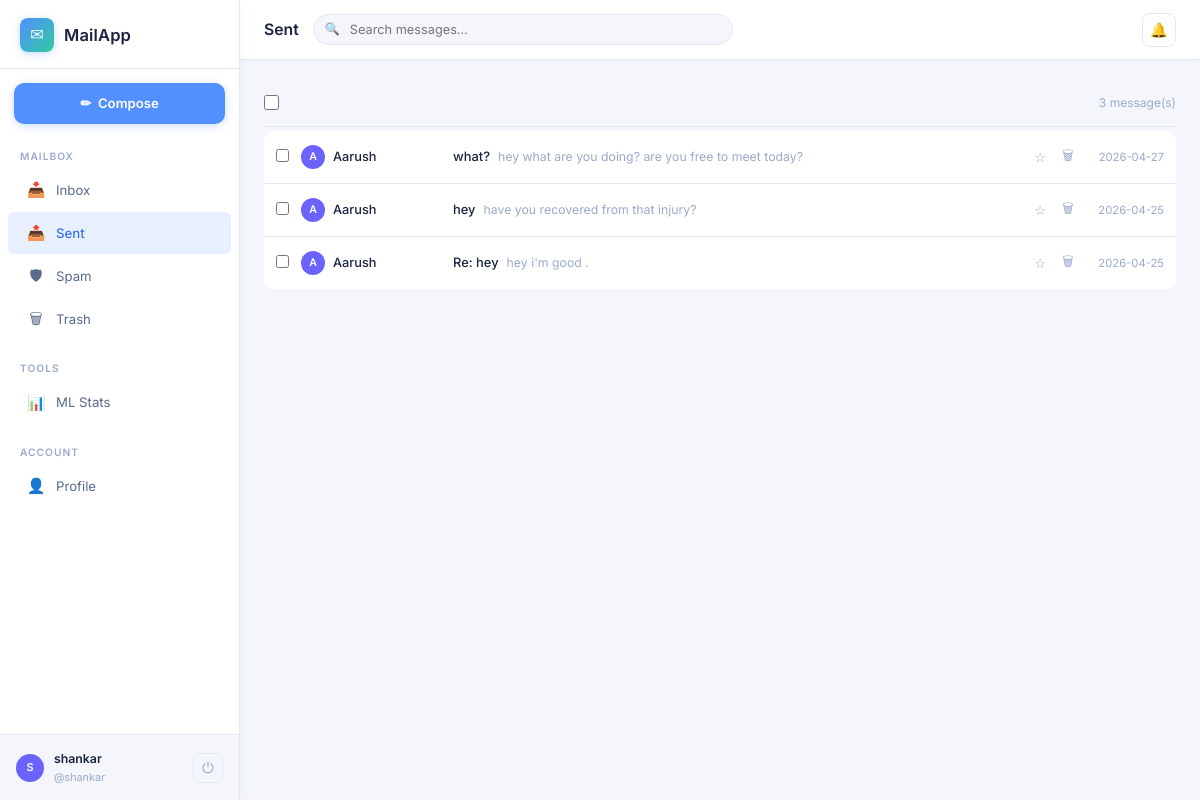
Page /sent (signed in) on the committed database.
### tables this page shows
CREATE TABLE messages (
    id                  INTEGER PRIMARY KEY AUTOINCREMENT,
    thread_id           INTEGER,
    sender_id           INTEGER NOT NULL REFERENCES users(id) ON DELETE CASCADE,
    recipient_id        INTEGER NOT NULL REFERENCES users(id) ON DELETE CASCADE,
    subject             TEXT    NOT NULL DEFAULT '(no subject)',
    body                TEXT    NOT NULL DEFAULT '',
    folder              TEXT    NOT NULL DEFAULT 'inbox',
    is_read             INTEGER NOT NULL DEFAULT 0,
    is_starred          INTEGER NOT NULL DEFAULT 0,
    attachment          TEXT,
    sent_at             DATETIME DEFAULT CURRENT_TIMESTAMP,
    deleted_at          DATETIME,
    -- ── ML moderation columns (new) ──────────────────────────────────────────
    spam_flag           INTEGER NOT NULL DEFAULT 0,
    spam_probability    REAL    NOT NULL DEFAULT 0.0,
    ham_probability     REAL    NOT NULL DEFAULT 0.0,
    spam_confidence     REAL    NOT NULL DEFAULT 0.0,
    vulgar_probability  REAL    NOT NULL DEFAULT 0.0,
    is_vulgar           INTEGER NOT NULL DEFAULT 0,
    is_blocked          INTEGER NOT NULL DEFAULT 0,
    moderation_reason   TEXT
);

CREATE TABLE users (
    id            INTEGER PRIMARY KEY AUTOINCREMENT,
    username      TEXT    NOT NULL UNIQUE COLLATE NOCASE,
    email         TEXT    NOT NULL UNIQUE COLLATE NOCASE,
    password_hash TEXT    NOT NULL,
    display_name  TEXT,
    avatar_color  TEXT    DEFAULT '#6c63ff',
    created_at    DATETIME DEFAULT CURRENT_TIMESTAMP,
    last_login    DATETIME
);

### routes/mail.py (the view)
@mail_bp.route("/sent")
@login_required
def sent():
    return _render_folder("sent", session["user_id"])

### database.py (called while the page is built)
def get_db():
    if "db" not in g:
        db_path = current_app.config["DATABASE_URI"].replace("sqlite:///", "")
        g.db = sqlite3.connect(db_path, detect_types=sqlite3.PARSE_DECLTYPES)
        g.db.row_factory = sqlite3.Row          # access columns by name
        g.db.execute("PRAGMA foreign_keys = ON") # enforce FK constraints
    return g.db

### routes/mail.py (called while the page is built)
def login_required(f):
    @wraps(f)
    def decorated(*args, **kwargs):
        if "user_id" not in session:
            flash("Please log in to continue.", "info")
            return redirect(url_for("auth.login"))
        return f(*args, **kwargs)
    return decorated

def _folder_counts(user_id):
    db = get_db()
    rows = db.execute(
        """SELECT folder, COUNT(*) as cnt
           FROM messages
           WHERE recipient_id=? AND is_read=0 AND deleted_at IS NULL
             AND folder IN ('inbox','spam')
           GROUP BY folder""",
        (user_id,)
    ).fetchall()
    counts = {"inbox": 0, "sent": 0, "spam": 0, "trash": 0}
    for r in rows:
        counts[r["folder"]] = r["cnt"]
    return counts

### templates/mailbox.html (shortened to what this page needs)
{% extends "base.html" %}
{% set folder_labels = {'inbox': 'Inbox', 'sent': 'Sent', 'spam': 'Spam', 'trash': 'Trash'} %}
{% set active_folder = folder %}
{% block topbar_title %}{{ folder_labels[folder] }}{% endblock %}
{% block content %}
<form method="POST" action="{{ url_for('mail.bulk_action') }}" id="bulkForm">
  <div class="toolbar">
    <div class="toolbar-left">
      <input type="checkbox" id="selectAll" title="Select all" style="width:15px;height:15px;accent-color:var(--accent)">
    </div>
    <div class="toolbar-right">
      <span class="count-info">
        {% if q %}
          {{ total }} result(s) for "<em>{{ q }}</em>"
          &nbsp;<a href="{{ url_for('mail.' + folder) }}" class="text-muted" style="font-size:.8rem">✕ clear</a>
        {% else %}
          {{ total }} message(s)
        {% endif %}
      </span>
    </div>
  </div>
  {% if messages %}
    <div class="message-list">
      {% for msg in messages %}
        {% set is_sender = (msg.sender_id == session.user_id) %}
        {% set other_person = msg.recipient_display or msg.recipient_username if is_sender else msg.sender_display or msg.sender_username %}
        {% set other_color  = '#6c63ff' if is_sender else (msg.sender_color or '#6c63ff') %}
        <div class="message-row {% if not msg.is_read and not is_sender %}unread{% endif %} {% if msg.is_starred %}starred{% endif %}"
             style="position:relative"
             onclick="location.href='{{ url_for('mail.view_message', msg_id=msg.id) }}'">
          <div class="msg-checkbox" onclick="event.stopPropagation()">
            <input type="checkbox" name="msg_ids" value="{{ msg.id }}"
                   class="msg-check" id="chk{{ msg.id }}" />
          </div>
          <div class="msg-from">
            <div class="d-flex align-center gap-8">
              <div class="avatar-sm" style="background:{{ other_color }};width:24px;height:24px;font-size:.7rem">
                {{ other_person[0].upper() if other_person else '?' }}
              </div>
              {{ other_person or '(unknown)' }}
            </div>
          </div>
          <div class="msg-preview">
            <span class="msg-subject">
              {{ msg.subject }}
            </span>
            <span class="msg-snippet">{{ (msg.body or '')[:80] }}</span>
          </div>
          <div class="msg-icons" onclick="event.stopPropagation()">
            <form method="POST" action="{{ url_for('mail.toggle_star', msg_id=msg.id) }}" style="display:inline">
              <button class="star-btn" type="submit" title="{{ 'Unstar' if msg.is_starred else 'Star' }}">
                {{ '⭐' if msg.is_starred else '☆' }}
              </button>
            </form>
            <form method="POST" action="{{ url_for('mail.delete_message', msg_id=msg.id) }}" style="display:inline">
              <button class="icon-btn" type="submit" title="{{ 'Delete permanently' if folder == 'trash' else 'Move to trash' }}"
                      {% if folder == 'trash' %}onclick="return confirm('Permanently delete this message?')"{% endif %}>
                🗑
              </button>
            </form>
          </div>
          <div class="msg-time">
            {{ msg.sent_at[:10] if msg.sent_at else '' }}
          </div>
        </div>
      {% endfor %}
    </div>
  {% endif %}
</form>
{% endblock %}

### static/css/style.css (style rules this page uses)
:root { --bg-base: #f4f6fb; --bg-surface: #ffffff; --bg-elevated: #f0f3fa; --bg-hover: #eef1f8; --border-color: #e2e8f4; --border-accent: rgba(82,143,255,.3); --text-primary: #1a2340; --text-secondary: #5a6a8a; --text-muted: #9aaacb; --accent: #528fff; --accent-light: #e8f0ff; --accent-dark: #3a72e8; --teal: #2ecba1; --teal-light: #e6faf5; --danger: #ef4444; --danger-light: #fee8e8; --warning: #f59e0b; --warning-light: #fef3c7; --success: #22c55e; --success-light: #dcfce7; --radius: 10px; --radius-sm: 6px; --shadow: 0 2px 12px rgba(80,100,160,.08); --shadow-md: 0 4px 20px rgba(80,100,160,.12); --sidebar-width: 240px; --topbar-height: 60px; --surface: #ffffff; --font-body: 'Inter', system-ui, sans-serif; --transition: all .16s ease; }
*, *::before, *::after { box-sizing: border-box; margin: 0; padding: 0; }
html { font-size: 15px; }
body { font-family: var(--font-body); background: var(--bg-base); color: var(--text-primary); min-height: 100vh; line-height: 1.6; -webkit-font-smoothing: antialiased; }
input, textarea, select, button { font-family: inherit; }
.toolbar { display: flex; align-items: center; gap: 12px; padding: 10px 0 12px; border-bottom: 1px solid var(--border-color); margin-bottom: 4px; }
.toolbar-left { display: flex; align-items: center; gap: 10px; }
.toolbar-right { margin-left: auto; }
.count-info { font-size: .8rem; color: var(--text-muted); }
.message-list { display: flex; flex-direction: column; }
.message-row { display: flex; align-items: center; gap: 12px; padding: 11px 12px; border-bottom: 1px solid var(--border-color); cursor: pointer; transition: var(--transition); position: relative; border-radius: 0; background: var(--bg-surface); }
.message-row:first-child { border-radius: var(--radius) var(--radius) 0 0; }
.message-row:last-child { border-bottom: none; border-radius: 0 0 var(--radius) var(--radius); }
.msg-checkbox { flex-shrink: 0; }
.msg-checkbox input { accent-color: var(--accent); }
.msg-from { min-width: 140px; max-width: 160px; font-size: .85rem; font-weight: 500; color: var(--text-primary); white-space: nowrap; overflow: hidden; text-overflow: ellipsis; }
.msg-preview { flex: 1; min-width: 0; display: flex; align-items: center; gap: 8px; overflow: hidden; }
.msg-subject { font-size: .86rem; font-weight: 500; color: var(--text-primary); white-space: nowrap; overflow: hidden; text-overflow: ellipsis; max-width: 280px; flex-shrink: 0; }
.msg-snippet { font-size: .82rem; color: var(--text-muted); white-space: nowrap; overflow: hidden; text-overflow: ellipsis; }
.msg-icons { display: flex; align-items: center; gap: 4px; flex-shrink: 0; }
.star-btn, .icon-btn { background: none; border: none; cursor: pointer; padding: 4px 6px; border-radius: 4px; font-size: .88rem; color: var(--text-muted); transition: var(--transition); }
.msg-time { font-size: .75rem; color: var(--text-muted); white-space: nowrap; flex-shrink: 0; min-width: 72px; text-align: right; }
.avatar-sm { width: 28px; height: 28px; border-radius: 50%; display: flex; align-items: center; justify-content: center; color: #fff; font-size: .72rem; font-weight: 600; flex-shrink: 0; }
.d-flex { display: flex; }
.align-center { align-items: center; }
.gap-8 { gap: 8px; }

### rows in the picture
messages: subject "what?", body "hey what are you doing? are you free to meet today?", is_starred "☆", sent_at "2026-04-27"
users: display_name "A", display_name "Aarush"
messages: subject "hey", body "have you recovered from that injury?", is_starred "☆", sent_at "2026-04-25"
messages: subject "Re: hey", body "hey i'm good .", is_starred "☆", sent_at "2026-04-25"

### other values in the picture
{{ session.get('display_name') or session.get('username') }} "shankar"
{{ session.get('username') }} "shankar"
{{ folder_labels[folder] }} "Sent"
{{ total }} "3"
